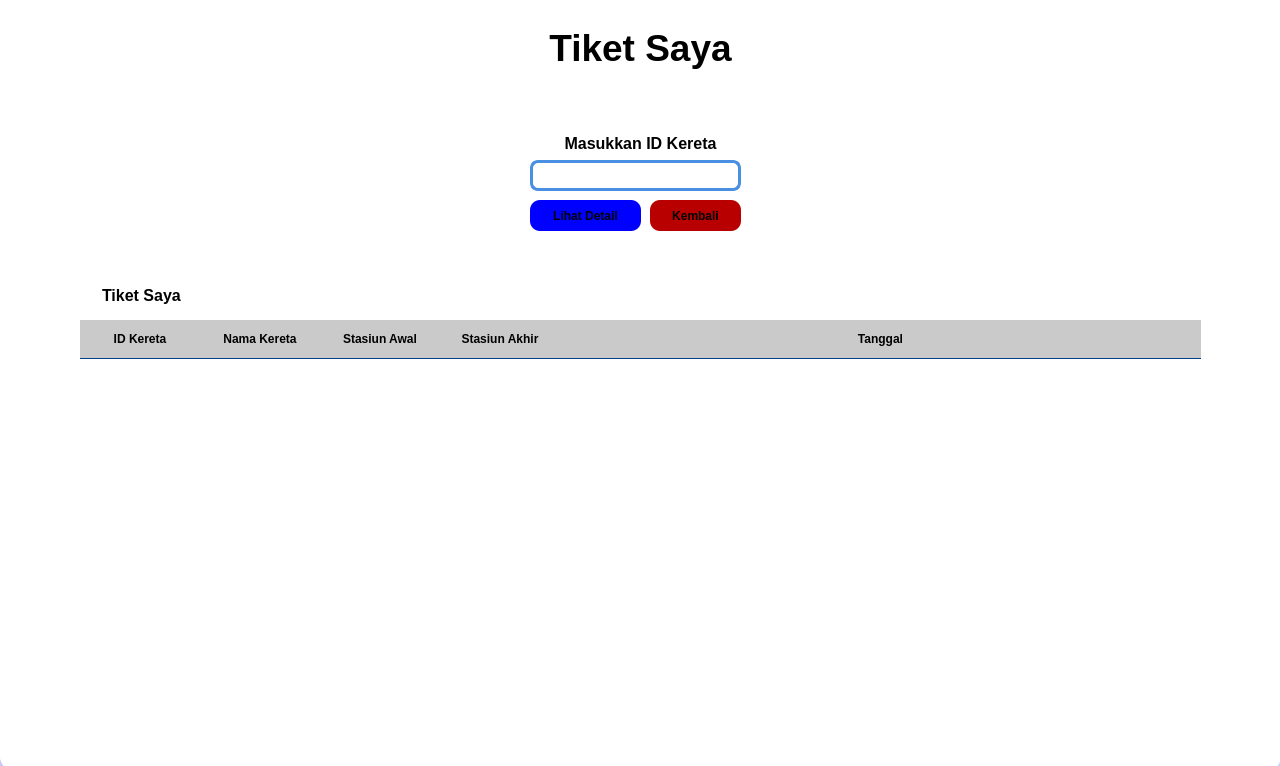
<?xml version="1.0" encoding="UTF-8"?>
<ui version="4.0">
 <class>dashboard_tiket_saya</class>
 <widget class="QMainWindow" name="dashboard_tiket_saya">
  <property name="geometry">
   <rect>
    <x>0</x>
    <y>0</y>
    <width>1280</width>
    <height>766</height>
   </rect>
  </property>
  <property name="maximumSize">
   <size>
    <width>1280</width>
    <height>766</height>
   </size>
  </property>
  <property name="windowTitle">
   <string>Dashboard SAKAPEUNG</string>
  </property>
  <property name="styleSheet">
   <string notr="true">background: qlineargradient(x1:0, y1:0, x2:1, y2:1, stop:0 #6a11cb, stop:1 #2575fc);
</string>
  </property>
  <widget class="QWidget" name="centralwidget">
   <widget class="QFrame" name="frame_utama">
    <property name="geometry">
     <rect>
      <x>0</x>
      <y>0</y>
      <width>1281</width>
      <height>811</height>
     </rect>
    </property>
    <property name="styleSheet">
     <string notr="true">background-color: rgba(255, 255, 255, 180); /* Transparansi */
border-radius: 15px; /* Membuat sudut melengkung */</string>
    </property>
    <property name="frameShape">
     <enum>QFrame::StyledPanel</enum>
    </property>
    <property name="frameShadow">
     <enum>QFrame::Raised</enum>
    </property>
    <widget class="QStackedWidget" name="user">
     <property name="geometry">
      <rect>
       <x>0</x>
       <y>-30</y>
       <width>1281</width>
       <height>801</height>
      </rect>
     </property>
     <property name="styleSheet">
      <string notr="true">background : white;</string>
     </property>
     <property name="frameShape">
      <enum>QFrame::Box</enum>
     </property>
     <property name="frameShadow">
      <enum>QFrame::Plain</enum>
     </property>
     <property name="currentIndex">
      <number>3</number>
     </property>
     <widget class="QWidget" name="user_dashboard">
      <widget class="QTextEdit" name="home_user">
       <property name="geometry">
        <rect>
         <x>0</x>
         <y>120</y>
         <width>791</width>
         <height>651</height>
        </rect>
       </property>
       <property name="html">
        <string>&lt;!DOCTYPE HTML PUBLIC &quot;-//W3C//DTD HTML 4.0//EN&quot; &quot;http://www.w3.org/TR/REC-html40/strict.dtd&quot;&gt;
&lt;html&gt;&lt;head&gt;&lt;meta name=&quot;qrichtext&quot; content=&quot;1&quot; /&gt;&lt;style type=&quot;text/css&quot;&gt;
p, li { white-space: pre-wrap; }
&lt;/style&gt;&lt;/head&gt;&lt;body style=&quot; font-family:'MS Shell Dlg 2'; font-size:7.8pt; font-weight:400; font-style:normal;&quot;&gt;
&lt;p style=&quot;-qt-paragraph-type:empty; margin-top:0px; margin-bottom:0px; margin-left:0px; margin-right:0px; -qt-block-indent:0; text-indent:0px; font-size:8pt;&quot;&gt;&lt;br /&gt;&lt;/p&gt;&lt;/body&gt;&lt;/html&gt;</string>
       </property>
      </widget>
      <widget class="QTextBrowser" name="home_title_user">
       <property name="geometry">
        <rect>
         <x>0</x>
         <y>0</y>
         <width>811</width>
         <height>111</height>
        </rect>
       </property>
       <property name="styleSheet">
        <string notr="true">background: qlineargradient(x1:0, y1:0, x2:1, y2:1, stop:0 #6a11cb, stop:1 #2575fc);
border-radius: 0px; 
</string>
       </property>
       <property name="html">
        <string>&lt;!DOCTYPE HTML PUBLIC &quot;-//W3C//DTD HTML 4.0//EN&quot; &quot;http://www.w3.org/TR/REC-html40/strict.dtd&quot;&gt;
&lt;html&gt;&lt;head&gt;&lt;meta name=&quot;qrichtext&quot; content=&quot;1&quot; /&gt;&lt;style type=&quot;text/css&quot;&gt;
p, li { white-space: pre-wrap; }
&lt;/style&gt;&lt;/head&gt;&lt;body style=&quot; font-family:'MS Shell Dlg 2'; font-size:7.8pt; font-weight:400; font-style:normal;&quot;&gt;
&lt;p align=&quot;center&quot; dir='rtl' style=&quot;-qt-paragraph-type:empty; margin-top:0px; margin-bottom:0px; margin-left:0px; margin-right:0px; -qt-block-indent:0; text-indent:0px; font-size:8pt;&quot;&gt;&lt;br /&gt;&lt;/p&gt;
&lt;p align=&quot;center&quot; dir='rtl' style=&quot;-qt-paragraph-type:empty; margin-top:0px; margin-bottom:0px; margin-left:0px; margin-right:0px; -qt-block-indent:0; text-indent:0px; font-size:24pt;&quot;&gt;&lt;br /&gt;&lt;/p&gt;
&lt;p align=&quot;center&quot; dir='rtl' style=&quot; margin-top:0px; margin-bottom:0px; margin-left:0px; margin-right:0px; -qt-block-indent:0; text-indent:0px;&quot;&gt;&lt;span style=&quot; font-size:24pt;&quot;&gt;Tiket Saya&lt;/span&gt;&lt;/p&gt;&lt;/body&gt;&lt;/html&gt;</string>
       </property>
      </widget>
     </widget>
     <widget class="QWidget" name="pembelian_tiket">
      <widget class="QTextBrowser" name="pembelian_tiket_title_user">
       <property name="geometry">
        <rect>
         <x>0</x>
         <y>0</y>
         <width>811</width>
         <height>111</height>
        </rect>
       </property>
       <property name="styleSheet">
        <string notr="true">background: qlineargradient(x1:0, y1:0, x2:1, y2:1, stop:0 #6a11cb, stop:1 #2575fc);
border-radius: 0px; 
</string>
       </property>
       <property name="html">
        <string>&lt;!DOCTYPE HTML PUBLIC &quot;-//W3C//DTD HTML 4.0//EN&quot; &quot;http://www.w3.org/TR/REC-html40/strict.dtd&quot;&gt;
&lt;html&gt;&lt;head&gt;&lt;meta name=&quot;qrichtext&quot; content=&quot;1&quot; /&gt;&lt;style type=&quot;text/css&quot;&gt;
p, li { white-space: pre-wrap; }
&lt;/style&gt;&lt;/head&gt;&lt;body style=&quot; font-family:'MS Shell Dlg 2'; font-size:7.8pt; font-weight:400; font-style:normal;&quot;&gt;
&lt;p align=&quot;center&quot; style=&quot;-qt-paragraph-type:empty; margin-top:0px; margin-bottom:0px; margin-left:0px; margin-right:0px; -qt-block-indent:0; text-indent:0px;&quot;&gt;&lt;br /&gt;&lt;/p&gt;
&lt;p align=&quot;center&quot; style=&quot; margin-top:0px; margin-bottom:0px; margin-left:0px; margin-right:0px; -qt-block-indent:0; text-indent:0px;&quot;&gt;&lt;span style=&quot; font-size:6pt;&quot;&gt; &lt;/span&gt;&lt;/p&gt;
&lt;p align=&quot;center&quot; style=&quot; margin-top:0px; margin-bottom:0px; margin-left:0px; margin-right:0px; -qt-block-indent:0; text-indent:0px;&quot;&gt;&lt;span style=&quot; font-size:24pt;&quot;&gt;Pembelian Tiket Kereta Api&lt;/span&gt;&lt;/p&gt;&lt;/body&gt;&lt;/html&gt;</string>
       </property>
      </widget>
      <widget class="QTextEdit" name="pembelian_tiket_user">
       <property name="geometry">
        <rect>
         <x>10</x>
         <y>120</y>
         <width>791</width>
         <height>651</height>
        </rect>
       </property>
       <property name="html">
        <string>&lt;!DOCTYPE HTML PUBLIC &quot;-//W3C//DTD HTML 4.0//EN&quot; &quot;http://www.w3.org/TR/REC-html40/strict.dtd&quot;&gt;
&lt;html&gt;&lt;head&gt;&lt;meta name=&quot;qrichtext&quot; content=&quot;1&quot; /&gt;&lt;style type=&quot;text/css&quot;&gt;
p, li { white-space: pre-wrap; }
&lt;/style&gt;&lt;/head&gt;&lt;body style=&quot; font-family:'MS Shell Dlg 2'; font-size:7.8pt; font-weight:400; font-style:normal;&quot;&gt;
&lt;p style=&quot; margin-top:0px; margin-bottom:0px; margin-left:0px; margin-right:0px; -qt-block-indent:0; text-indent:0px;&quot;&gt;Ini adalah menu pembelian tiket&lt;/p&gt;&lt;/body&gt;&lt;/html&gt;</string>
       </property>
      </widget>
     </widget>
     <widget class="QWidget" name="lihat_jadwal_kereta">
      <widget class="QTextBrowser" name="lihat_jadwal_kereta_title_user">
       <property name="geometry">
        <rect>
         <x>0</x>
         <y>0</y>
         <width>811</width>
         <height>111</height>
        </rect>
       </property>
       <property name="styleSheet">
        <string notr="true">background: qlineargradient(x1:0, y1:0, x2:1, y2:1, stop:0 #6a11cb, stop:1 #2575fc);
border-radius: 0px; </string>
       </property>
       <property name="html">
        <string>&lt;!DOCTYPE HTML PUBLIC &quot;-//W3C//DTD HTML 4.0//EN&quot; &quot;http://www.w3.org/TR/REC-html40/strict.dtd&quot;&gt;
&lt;html&gt;&lt;head&gt;&lt;meta name=&quot;qrichtext&quot; content=&quot;1&quot; /&gt;&lt;style type=&quot;text/css&quot;&gt;
p, li { white-space: pre-wrap; }
&lt;/style&gt;&lt;/head&gt;&lt;body style=&quot; font-family:'MS Shell Dlg 2'; font-size:7.8pt; font-weight:400; font-style:normal;&quot;&gt;
&lt;p align=&quot;center&quot; style=&quot;-qt-paragraph-type:empty; margin-top:0px; margin-bottom:0px; margin-left:0px; margin-right:0px; -qt-block-indent:0; text-indent:0px;&quot;&gt;&lt;br /&gt;&lt;/p&gt;
&lt;p align=&quot;center&quot; style=&quot; margin-top:0px; margin-bottom:0px; margin-left:0px; margin-right:0px; -qt-block-indent:0; text-indent:0px;&quot;&gt;&lt;span style=&quot; font-size:6pt;&quot;&gt; &lt;/span&gt;&lt;/p&gt;
&lt;p align=&quot;center&quot; style=&quot; margin-top:0px; margin-bottom:0px; margin-left:0px; margin-right:0px; -qt-block-indent:0; text-indent:0px;&quot;&gt;&lt;span style=&quot; font-size:24pt;&quot;&gt;Lihat Jadwal Kereta Api&lt;/span&gt;&lt;/p&gt;&lt;/body&gt;&lt;/html&gt;</string>
       </property>
      </widget>
      <widget class="QTextEdit" name="lihat_jadwal_kereta_user">
       <property name="geometry">
        <rect>
         <x>10</x>
         <y>120</y>
         <width>791</width>
         <height>651</height>
        </rect>
       </property>
       <property name="html">
        <string>&lt;!DOCTYPE HTML PUBLIC &quot;-//W3C//DTD HTML 4.0//EN&quot; &quot;http://www.w3.org/TR/REC-html40/strict.dtd&quot;&gt;
&lt;html&gt;&lt;head&gt;&lt;meta name=&quot;qrichtext&quot; content=&quot;1&quot; /&gt;&lt;style type=&quot;text/css&quot;&gt;
p, li { white-space: pre-wrap; }
&lt;/style&gt;&lt;/head&gt;&lt;body style=&quot; font-family:'MS Shell Dlg 2'; font-size:7.8pt; font-weight:400; font-style:normal;&quot;&gt;
&lt;p style=&quot; margin-top:0px; margin-bottom:0px; margin-left:0px; margin-right:0px; -qt-block-indent:0; text-indent:0px;&quot;&gt;Ini adalah menu lihat jadwal kereta api&lt;/p&gt;
&lt;p style=&quot;-qt-paragraph-type:empty; margin-top:0px; margin-bottom:0px; margin-left:0px; margin-right:0px; -qt-block-indent:0; text-indent:0px;&quot;&gt;&lt;br /&gt;&lt;/p&gt;&lt;/body&gt;&lt;/html&gt;</string>
       </property>
      </widget>
     </widget>
     <widget class="QWidget" name="tiket_saya">
      <widget class="QTextBrowser" name="tiket_saya_tittle_user">
       <property name="geometry">
        <rect>
         <x>0</x>
         <y>40</y>
         <width>1281</width>
         <height>111</height>
        </rect>
       </property>
       <property name="styleSheet">
        <string notr="true">font-family: 'Montserrat';
font-size: 40pt; /* atau sesuaikan ukuran */   
color: #333333;  /* warna teks opsional */   
background-color: transparent; /* background opsional */
    border: none;
font-weight: bold;

 background-color: rgba(255, 255, 255, 0); /* semi-transparan putih */
    color: #000000;  /* teks tetap hitam/solid */
</string>
       </property>
       <property name="html">
        <string>&lt;!DOCTYPE HTML PUBLIC &quot;-//W3C//DTD HTML 4.0//EN&quot; &quot;http://www.w3.org/TR/REC-html40/strict.dtd&quot;&gt;
&lt;html&gt;&lt;head&gt;&lt;meta name=&quot;qrichtext&quot; content=&quot;1&quot; /&gt;&lt;style type=&quot;text/css&quot;&gt;
p, li { white-space: pre-wrap; }
&lt;/style&gt;&lt;/head&gt;&lt;body style=&quot; font-family:'Montserrat'; font-size:40pt; font-weight:600; font-style:normal;&quot;&gt;
&lt;p align=&quot;center&quot; style=&quot;-qt-paragraph-type:empty; margin-top:0px; margin-bottom:0px; margin-left:0px; margin-right:0px; -qt-block-indent:0; text-indent:0px; font-family:'MS Shell Dlg 2'; font-size:7.8pt; font-weight:400;&quot;&gt;&lt;br /&gt;&lt;/p&gt;
&lt;p align=&quot;center&quot; style=&quot; margin-top:0px; margin-bottom:0px; margin-left:0px; margin-right:0px; -qt-block-indent:0; text-indent:0px;&quot;&gt;&lt;span style=&quot; font-family:'MS Shell Dlg 2'; font-size:28pt;&quot;&gt;Tiket Saya&lt;/span&gt;&lt;/p&gt;&lt;/body&gt;&lt;/html&gt;</string>
       </property>
      </widget>
      <widget class="QPushButton" name="button_detail">
       <property name="enabled">
        <bool>true</bool>
       </property>
       <property name="geometry">
        <rect>
         <x>530</x>
         <y>230</y>
         <width>111</width>
         <height>31</height>
        </rect>
       </property>
       <property name="styleSheet">
        <string notr="true">QPushButton {
    background-color: blue;
    color: black;
    border: none;
    padding: 10px 20px;
    text-align: center;
    border-radius: 10px;
    font-family: 'Montserrat';
	font-size: 9pt;
    font-weight: bold;
}

QPushButton:hover {
    background-color: #1A73E8;
    color: white; /* Warna biru Google */
    border-radius: 15px;
}

QPushButton:pressed {
    background-color: #1A73E8;
    color: white; /* Warna biru Google */
}

</string>
       </property>
       <property name="text">
        <string>Lihat Detail</string>
       </property>
      </widget>
      <widget class="QLineEdit" name="lineEdit">
       <property name="geometry">
        <rect>
         <x>530</x>
         <y>190</y>
         <width>211</width>
         <height>31</height>
        </rect>
       </property>
       <property name="styleSheet">
        <string notr="true">QLineEdit {
    background-color: rgb(255, 255, 255, 100);
    border: 3px solid #4A90E2;  /* Warna biru elegan */
    border-radius: 8px;
    padding: 6px;
	font-family: 'Montserrat';
    font-size: 14px;
    font-weight: bold;
    color: #333;  /* Warna teks gelap agar mudah dibaca */
}

QLineEdit:focus {
    border: 2px solid #7B68EE;  /* Warna ungu lembut saat fokus */
    background-color: #F0F8FF;  /* Biru muda untuk efek fokus */
}
</string>
       </property>
       <property name="echoMode">
        <enum>QLineEdit::Normal</enum>
       </property>
      </widget>
      <widget class="QTextEdit" name="textEdit">
       <property name="geometry">
        <rect>
         <x>480</x>
         <y>160</y>
         <width>321</width>
         <height>71</height>
        </rect>
       </property>
       <property name="font">
        <font>
         <family>Arial</family>
         <weight>75</weight>
         <bold>true</bold>
        </font>
       </property>
       <property name="styleSheet">
        <string notr="true">background : Transparent;</string>
       </property>
       <property name="html">
        <string>&lt;!DOCTYPE HTML PUBLIC &quot;-//W3C//DTD HTML 4.0//EN&quot; &quot;http://www.w3.org/TR/REC-html40/strict.dtd&quot;&gt;
&lt;html&gt;&lt;head&gt;&lt;meta name=&quot;qrichtext&quot; content=&quot;1&quot; /&gt;&lt;style type=&quot;text/css&quot;&gt;
p, li { white-space: pre-wrap; }
&lt;/style&gt;&lt;/head&gt;&lt;body style=&quot; font-family:'Arial'; font-size:7.8pt; font-weight:600; font-style:normal;&quot;&gt;
&lt;p align=&quot;center&quot; dir='rtl' style=&quot; margin-top:0px; margin-bottom:0px; margin-left:0px; margin-right:0px; -qt-block-indent:0; text-indent:0px;&quot;&gt;&lt;span style=&quot; font-family:'MS Shell Dlg 2'; font-size:12pt;&quot;&gt;Masukkan ID Kereta&lt;/span&gt;&lt;/p&gt;&lt;/body&gt;&lt;/html&gt;</string>
       </property>
      </widget>
      <widget class="QPushButton" name="button_kembali">
       <property name="geometry">
        <rect>
         <x>650</x>
         <y>230</y>
         <width>91</width>
         <height>31</height>
        </rect>
       </property>
       <property name="styleSheet">
        <string notr="true">QPushButton {
    background-color: rgb(184, 0, 0);
    color: black;
    border: none;
    padding: 10px 20px;
    text-align: center;
    border-radius: 10px;
    font-family: 'Montserrat';
	font-size: 9pt;
    font-weight: bold;
}

QPushButton:hover {
    background-color: rgb(255, 0, 0);
    color: white; /* Warna biru Google */
    border-radius: 15px;
}

QPushButton:pressed {
    background-color: rgb(255, 0, 0);
    color: white; /* Warna biru Google */
}

</string>
       </property>
       <property name="text">
        <string>Kembali</string>
       </property>
      </widget>
      <widget class="QLabel" name="label">
       <property name="geometry">
        <rect>
         <x>0</x>
         <y>30</y>
         <width>1280</width>
         <height>766</height>
        </rect>
       </property>
       <property name="text">
        <string/>
       </property>
       <property name="pixmap">
        <pixmap>../../../SAKAPEUNGAPP/ui/3.png</pixmap>
       </property>
       <property name="scaledContents">
        <bool>true</bool>
       </property>
      </widget>
      <widget class="QFrame" name="frame">
       <property name="geometry">
        <rect>
         <x>80</x>
         <y>300</y>
         <width>1121</width>
         <height>411</height>
        </rect>
       </property>
       <property name="frameShape">
        <enum>QFrame::StyledPanel</enum>
       </property>
       <property name="frameShadow">
        <enum>QFrame::Raised</enum>
       </property>
       <widget class="QLabel" name="label_header">
        <property name="geometry">
         <rect>
          <x>10</x>
          <y>0</y>
          <width>111</width>
          <height>51</height>
         </rect>
        </property>
        <property name="styleSheet">
         <string notr="true">/* Header &quot;Detail Tiket&quot; */
QLabel#label_header {
    background: transparent;
    color: black;
    font-size: 16px;
    font-weight: bold;
    text-align: center;
    padding: 8px;
    border-top-left-radius: 12px;
    border-top-right-radius: 12px;
}</string>
        </property>
        <property name="text">
         <string>Tiket Saya</string>
        </property>
       </widget>
       <widget class="QTableWidget" name="table_tiket_saya">
        <property name="geometry">
         <rect>
          <x>0</x>
          <y>50</y>
          <width>1121</width>
          <height>361</height>
         </rect>
        </property>
        <property name="styleSheet">
         <string notr="true">/* ==================== QTableWidget ==================== */
QTableWidget {
    background-color: #ffffff; /* Background putih */
    border-radius: 8px; /* Sudut membulat */
    gridline-color: #d1d1d1; /* Warna garis antar sel */
    font-size: 14px;
    selection-background-color: #8dc4ff; /* Warna saat dipilih */
    selection-color: white; /* Warna teks saat dipilih */
    alternate-background-color: #f2f2f2; /* Warna baris selang-seling */
}

/* ==================== Header (Kolom Atas) ==================== */
QHeaderView::section {
    background-color:rgb(202, 202, 202);
    color: black;
    padding: 10px;
    border: none;
    font-weight: bold;
    text-align: center;
    border-bottom: 1px solid #004085; /* Garis bawah tegas */
    font-size: 12px;
}

/* ==================== Baris (Row) ==================== */
QTableWidget::item {
    padding: 8px;
    border-bottom: 1px solid #d1d1d1;
}

/* Alternatif warna tiap baris */
QTableWidget::item:alternate {
    background-color: #f2f2f2; /* Abu muda */
}

/* Hover efek saat kursor di atas baris */
QTableWidget::item:hover {
    background-color: #cce5ff;
    color: black;
    transition: background-color 0.3s ease-in-out;
}

/* ==================== Scrollbar (Gulir) ==================== */
QScrollBar:vertical {
    border: none;
    background: #f1f1f1;
    width: 12px;
    margin: 0px 0px 0px 0px;
}

QScrollBar::handle:vertical {
    background: #007bff;
    min-height: 20px;
    border-radius: 6px;
}

QScrollBar::add-line:vertical, 
QScrollBar::sub-line:vertical {
    background: none;
}

/* ==================== Sudut (Corner) ==================== */
QTableCornerButton::section {
    background-color: #007bff;
    border: none;
}
QTableWidget {
    gridline-color: #AAAAAA; /* Warna garis grid */
}

QTableWidget::item {
    border-bottom: 1px solid #CCCCCC; /* Garis horizontal */
    border-right: 1px solid #CCCCCC; /* Garis vertikal */
}

</string>
        </property>
        <attribute name="horizontalHeaderDefaultSectionSize">
         <number>120</number>
        </attribute>
        <attribute name="horizontalHeaderStretchLastSection">
         <bool>true</bool>
        </attribute>
        <column>
         <property name="text">
          <string>ID Kereta</string>
         </property>
        </column>
        <column>
         <property name="text">
          <string>Nama Kereta</string>
         </property>
        </column>
        <column>
         <property name="text">
          <string>Stasiun Awal</string>
         </property>
        </column>
        <column>
         <property name="text">
          <string>Stasiun Akhir</string>
         </property>
        </column>
        <column>
         <property name="text">
          <string>Tanggal</string>
         </property>
        </column>
       </widget>
      </widget>
      <zorder>label</zorder>
      <zorder>frame</zorder>
      <zorder>tiket_saya_tittle_user</zorder>
      <zorder>button_detail</zorder>
      <zorder>textEdit</zorder>
      <zorder>lineEdit</zorder>
      <zorder>button_kembali</zorder>
     </widget>
    </widget>
   </widget>
  </widget>
 </widget>
 <resources/>
 <connections/>
</ui>
